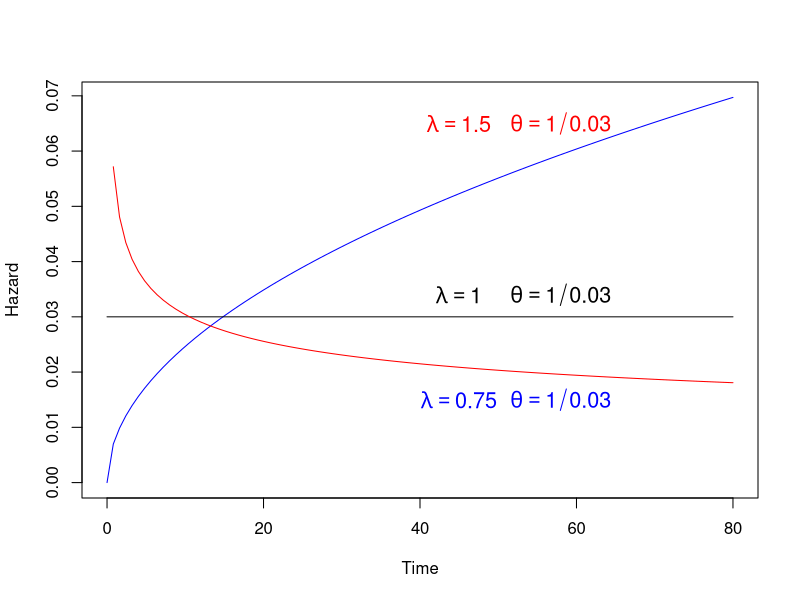
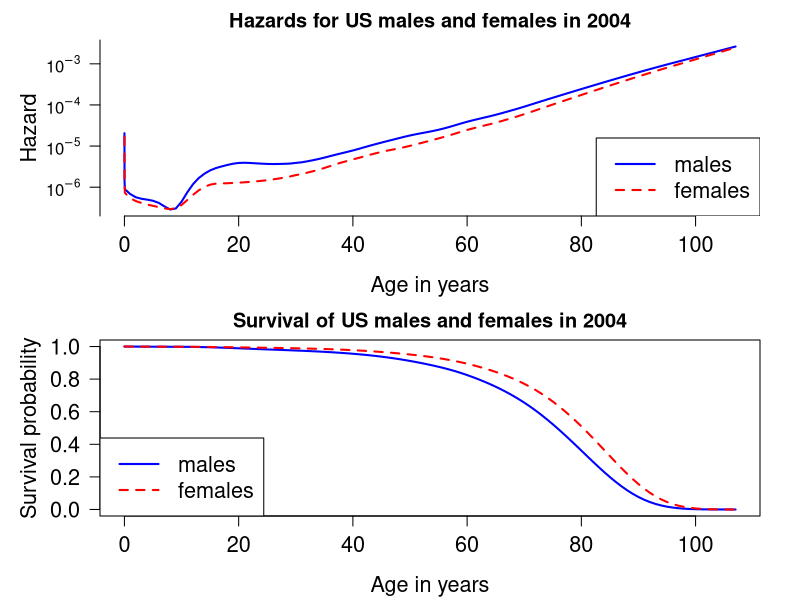
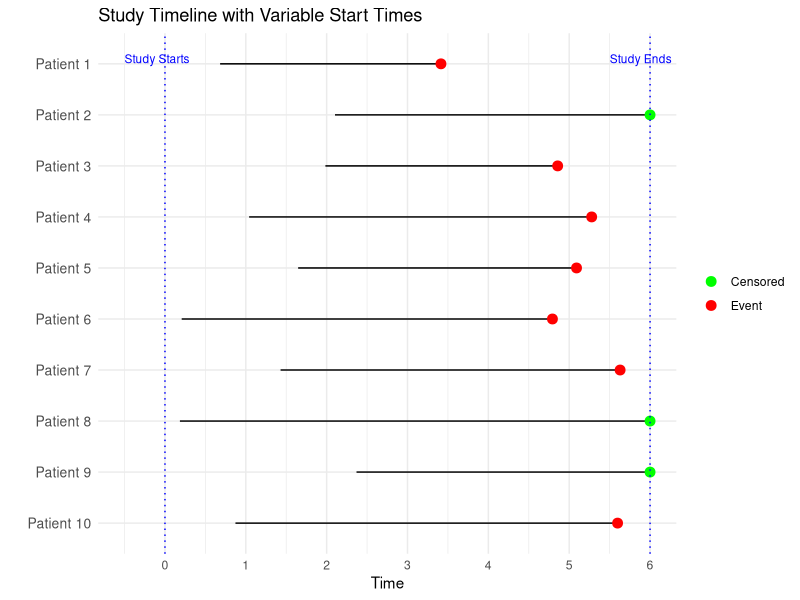

Source code (R) for these figures, in order:
## ---- chunk 1
#| warning: false
#| output: false
#| message: false
#| results: hide
library(tidyverse)
library(kableExtra)
library(ggplot2)
library(here)

library(survival)
## ---- chunk 2
weibHaz <- {function(x, shape, scale) dweibull(x, shape=shape,
     scale=scale)/pweibull(x, shape=shape, scale=scale, lower.tail=F)}
curve(weibHaz(x, shape=1.5, scale=1/0.03), from=0, to=80, 
     ylab='Hazard', xlab='Time', col="blue")
curve(weibHaz(x, shape=1.0, scale=1/0.03), from=0, to=80, 
     ylab='Hazard', xlab='Time', add=T, col="black")
curve(weibHaz(x, shape=0.75, scale=1/0.03), from=0, to=80, 
     ylab='Hazard', xlab='Time', add=T, col="red")
text(45, 0.065, expression(lambda == 1.50), col="red", cex=1.3)
text(58, 0.065, expression(theta==1/0.03), col="red", cex=1.3)
text(45, 0.015, expression(lambda == 0.75), col="blue", cex=1.3)
text(58, 0.015, expression(theta==1/0.03), col="blue", cex=1.3)
text(45, 0.034, expression(lambda== 1.00), col="black", cex=1.3)
text(58, 0.034, expression(theta==1/0.03), col="black", cex=1.3)
## ---- chunk 3
tm <- c(0, # birth
   1/365, # first day of life
   7/365, # seventh day of life
   28/365, # fourth week of life
   1:107) # subsequent years
hazMale <- as.numeric(survexp.us[,"male","2004"]) # 2004 males
hazFemale <- as.numeric(survexp.us[,"female","2004"]) # 2004 females
tm.diff <- diff(tm)
survMale <- exp(-cumsum(hazMale*tm.diff)*365.24)
survFemale <- exp(-cumsum(hazFemale*tm.diff)*365.24)

# Figure 2.1.2 log hazard and survival for US males and females in 2004
par(mfrow=c(2,1),    # two rows and one column of plots
    mar=c(4.2,5,2,2))  # set margins for the lower, left, top, and righ of each plot

logHazMale <- log(hazMale)
logHazFemale <- log(hazFemale)    

plot(logHazMale ~ tm[-1], type="l",
     xlab="Age in years",           # x axis label
     ylab="Hazard",col="blue",      # y azis label
     lwd=2,                         # double line width
     las=1,                         # make y axis labels perpendicular to axis
     axes=F, cex.lab=1.3, cex.axis=1.3)     # make blue line solid
lines(logHazFemale ~ tm[-1],type="l", 
      col="red",lwd=2, lty=2)   # add a red dashed line to the plot

yyLabs <- c(1e-07, 1e-06, 1e-05, 1e-04, 1e-03, 1e-02)
yyLabsLog <- log(yyLabs)
axis(2, at=yyLabsLog, labels=c(expression(10^-7), expression(10^-6), 
  expression(10^-5), expression(10^-4), expression(10^-3), expression(10^-2)), las=1)  
axis(1, cex.axis=1.3)   
legend("bottomright", legend=c("males","females"),
       lty=c(1,2), col=c("blue","red"), lwd=2, cex=1.3)
title("Hazards for US males and females in 2004")

tm.diff <- diff(tm)         # same length as "tm"
survMale <- exp(-cumsum(hazMale*tm.diff)*365.24)         # survival probs for males
survFemale <- exp(-cumsum(hazFemale*tm.diff)*365.24)     # survival probs for females
#windows(width=7,height=5)
plot(survMale ~ tm[-1],type="l",          # lower case "L" indicates line plot
     xlab="Age in years",             # x axis label
     ylab="Survival probability",     # y azis label
     col="blue",                      # line color
     lwd=2,                           # double line width
     las=1,                           # make y axis labels perpendicular to axis
     ylim=c(0,1), cex.lab=1.3, cex.axis=1.3)       # y axis limit ranges from 0 to 1

lines(survFemale ~ tm[-1], col="red", lwd=2, lty=2)    # add a red dashed line to the plot
legend("bottomleft", legend=c("males","females"),
       lty=c(1,2), col=c("blue","red"), lwd=2, cex=1.3)
title("Survival of US males and females in 2004")
## ---- chunk 4
t <- c(9, 13, 13, 18 ,23 ,28, 31, 34 ,45 ,48 ,161) 
cens <- c(1,1,0,1,1,0,1,1,0,1,0)
survival_data <- Surv(t, cens)
survival_data
## ---- chunk 5
survival_data[,1]
survival_data[,2]
## ---- chunk 6
# 필요한 패키지 설치 및 로드
if (!requireNamespace("ggplot2", quietly = TRUE)) {
  install.packages("ggplot2")
}
library(ggplot2)

# 데이터 생성
set.seed(123411)  # 재현성을 위해 시드 설정
study_end_time <- 6 
n_patients <- 10
patients <- paste("Patient", 1:n_patients)
start_times <- runif(10, min = 0, max = 3)  # 환자의 치료 시작시간을 0에서 2 사이의 랜덤값으로 설정
# 생존시간을 Weibull distribution 에서 추출
shape <- 4       # Shape parameter (alpha)
scale <- 4.5      # Scale parameter (beta)
survival_times <- rweibull(n_patients, shape = shape, scale = scale)
event_times <- start_times + survival_times # 사건 발생 시간은 치료 시작시간 + 생존시간

censoring_times <- ifelse(event_times + runif(10, min = 0, max = 2) > study_end_time, study_end_time, NA)  # 중도절단 시간은 최대 study_end_time 으로 설정
observed_times <- pmin(event_times, censoring_times, na.rm = TRUE)  # 관측 종료 시점

# 데이터프레임 생성
data <- data.frame(
  Patient = factor(patients, levels = rev(patients)),
  Start = start_times,
  Survival = survival_times,
  Event = event_times,
  Censoring = censoring_times,
  Observed = observed_times,
  Censored = ifelse(is.na(censoring_times) | (event_times <= censoring_times), "Event", "Censored"),
  Time = ifelse((!is.na(censoring_times) & event_times > censoring_times), censoring_times, event_times)
)

# ggplot으로 시각화
plot <- ggplot(data) +
  # 개체별 시간 범위를 나타내는 선
  geom_segment(aes(x = Start, xend = Observed, y = Patient, yend = Patient), color = "black", size = 0.5) +
  
  # 사건 발생 및 중도절단 시점 표시
  geom_point(aes(x = Time, y = Patient, color = Censored), size = 3) +
  
  # 실험 종료 시점을 나타내는 수직 점선
  geom_vline(xintercept = study_end_time, linetype = "dotted", color = "blue") +
  geom_vline(xintercept = 0, linetype = "dotted", color = "blue") +
  annotate("text", x = 5.5, y = n_patients+0.1, label = "Study Ends", hjust = 0, size = 3, color = "blue") +
  annotate("text", x = -0.5, y = n_patients+0.1, label = "Study Starts", hjust = 0, size = 3, color = "blue") +
  
  # 축 및 제목 설정
  labs(title = "Study Timeline with Variable Start Times", x = "Time", y = "") +
  scale_x_continuous(breaks = seq(0, 7, by = 1)) +
  scale_color_manual(values = c("Event" = "red", "Censored" = "green")) +
  theme_minimal() +
  theme(axis.text.y = element_text(size = 10), legend.title = element_blank())

# 플롯 출력
plot
## ---- chunk 7
mean_survival <- sum(survival_data[,1])/sum(survival_data[,2])
mean_survival
lambda_ml <- 1/mean_survival
lambda_ml
## ---- chunk 8
mean_all <- mean(survival_data[,1])
mean_all
1/mean_all
## ---- chunk 9
set.seed(12221)  # 재현성을 위해 시드 설정

# 데이터 생성
B <- 1000 # 시뮬레이션 횟수
n <- 11 # 표본의 개수
lambda <- 1 # 실제 생존시간(T_i) - 지수분포의 모수
cens_lambda <- 0.3 # 중도절단 시간(C_i) - 지수분포의 모수

sam_df <- data.frame(lambda_ml = rep(0, B), lambda_all = rep(0, B))

for ( i in 1:B ) {
  t <- rexp(n, rate = lambda) # 지수분포에서 표본 추출
  c <- rexp(n, rate = cens_lambda) # 중도절단 시간 추출
  x <- pmin(t, c) # 중도절단된 자료 생성
  cens <- t < c # 중도절단 표시변수 생성
  survival_data <- Surv(x, cens) # 생존시간과 중도절단 표시변수로 데이터 생성
  mean_survival <- sum(survival_data[,1])/sum(survival_data[,2]) # 중도절단을 고려한 평균
  lambda_ml <- 1/mean_survival # 중도절단을 고려한 최대 가능도 추정량
  mean_all <- mean(survival_data[,1]) # 중도절단을 고려하지 않은 평균
  lambda_all <- 1/mean_all # 중도절단을 고려하지 않은 추정량
  sam_df[i,] <- c(lambda_ml, lambda_all) # 결과 저장
}

# 관측자료의 예
survival_data

# 결과 요약
summary(sam_df)
